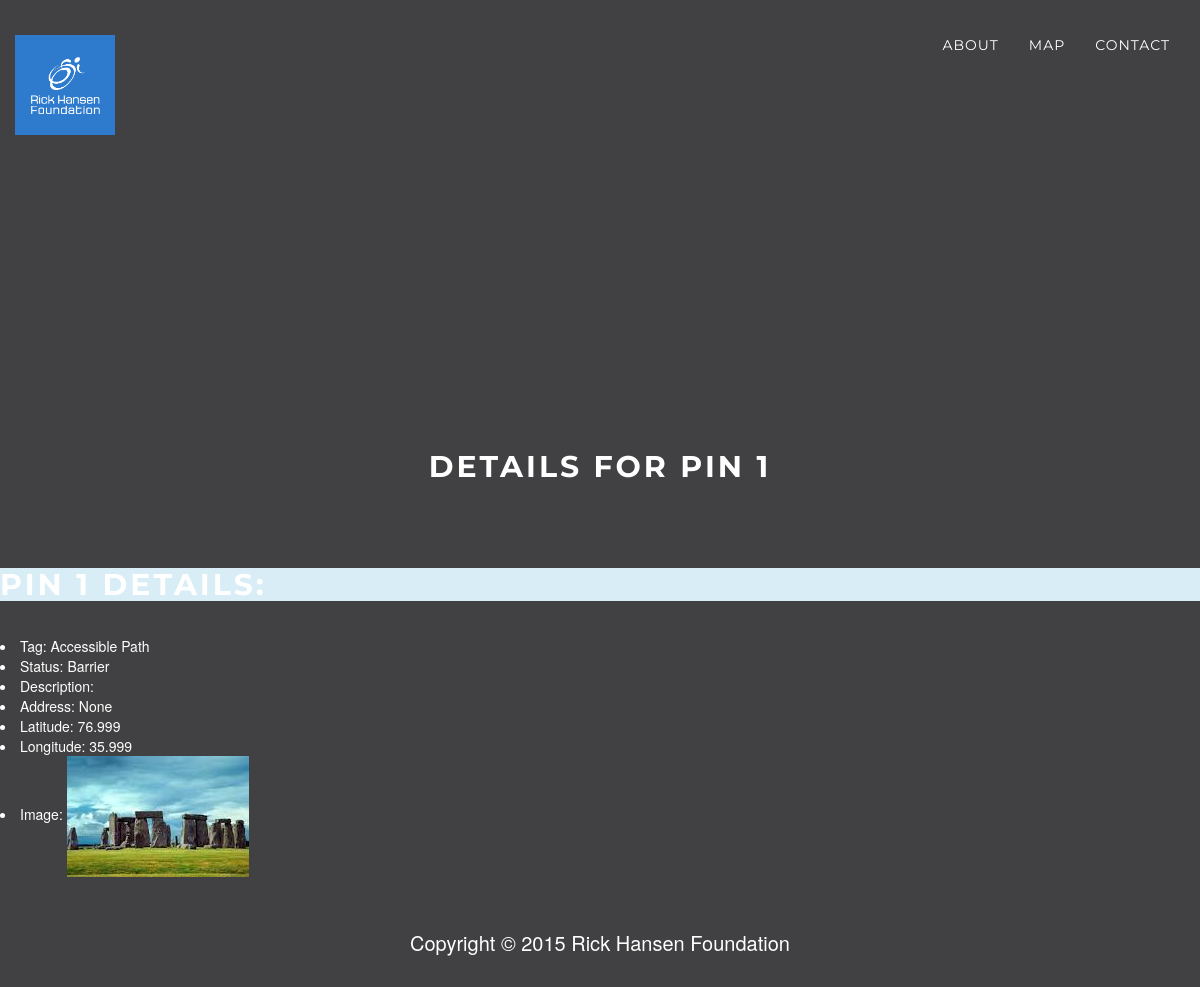
The page /pins/1/ on the database as committed earlier.
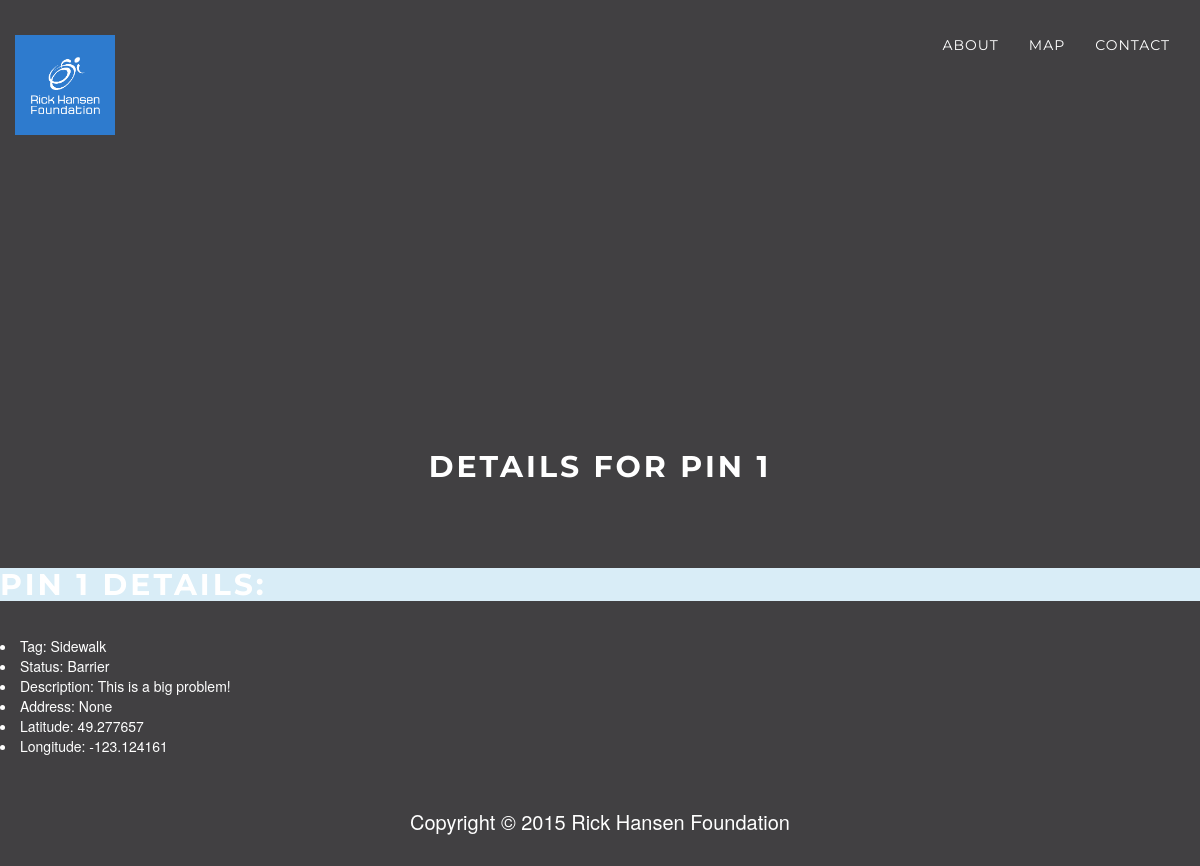
The same page on the database as committed later.
### BarrierBuster/models.py (models this page shows)
class Pin(models.Model):
	Tag_Choice = Tag_Choice = (('Curb Cut', 'Curb Cut'), ('Sidewalk','Sidewalk'), ('Accessible Path','Accessible Path'),
		('Transit', 'Transit'), ('Public Elevator', 'Public Elevator'), ('Accessible Washroom', 'Accessible Washroom'),
		('Customer Service', 'Customer Service'), ('Accessible Entrance', 'Accessible Entrance'), ('Automatic Door', 'Automatic Door'),
		('Traffic Light Timing', 'Traffic Light Timing'), ('Traffic Light Low Sound', 'Traffic Light Low Sound'),
		('Accessible Parking', 'Accessible Parking'), ('Establishment Policy', 'Establishment Policy'), ('Other', 'Other'))
	Status_Choice = (('Barrier','Barrier'),('In Progress','In Progress'),('Resolved', 'Resolved'),('Best Practice','Best Practice'))
	tag = models.CharField(max_length=50, choices=Tag_Choice, blank=False, default='Accessible Path')
	status = models.CharField(max_length=20, choices=Status_Choice, blank=False, default='Barrier')
	description = models.TextField(max_length=500, null=True, blank=True)
	date_created = models.DateTimeField(blank=True, null=True)
	date_updated = models.DateTimeField(blank=True, null=True)
	address = models.TextField(max_length=500, null=True, blank=True)
	location_latitude = models.FloatField(blank=False)
	location_longitude = models.FloatField(blank=False)
	img = models.ImageField(upload_to='static/images/', blank=True, null=True)

### BarrierBuster/views.py (the view)
# urls.py: url(r'^pins/(?P<pin_id>\d+)/$', views.pinDetail, name='pindetail'),
def pinDetail(request, pin_id):
	pin = get_object_or_404(Pin, pk=pin_id)
	data = serializers.serialize('json', Pin.objects.filter(pk=pin_id))
	if pin.img:
		return render(request, 'BarrierBuster/pin_detail.html', {'allPins': data, 'pin': pin, 'image_path': settings.STATIC_URL + pin.img.url[7:]})
	else:
		return render(request, 'BarrierBuster/pin_detail.html', {'allPins': data, 'pin': pin})

### templates/BarrierBuster/pin_detail.html (shortened to what this page needs)
<!DOCTYPE html>
<html lang="en">
<head>
    <link href="/static/css/bootstrap.min.css" rel="stylesheet">
    <link href="/static/css/grayscale.css" rel="stylesheet">
    <link href="/static/font-awesome/css/font-awesome.min.css" rel="stylesheet" type="text/css">
</head>
<body id="page-top" data-spy="scroll" data-target=".navbar-fixed-top">
    <nav class="navbar navbar-custom navbar-fixed-top" role="navigation">
        <div class="container">
            <div class="navbar-header">
                <a class="navbar-brand page-scroll" href="{% url 'BarrierBuster:index' %}">
                    <img class = "rHlogo" src="/static/img/RickHansen_Logo.png"></img>
                </a>
            </div>
            <div class="collapse navbar-collapse navbar-right navbar-main-collapse">
                <ul class="nav navbar-nav">
                    <li>
                        <a class="page-scroll" href="{% url 'BarrierBuster:index' %}#about">About</a>
                    </li>
                    <li>
                        <a class="page-scroll" href="{% url 'BarrierBuster:index' %}#map">Map</a>
                    </li>
                    <li>
                        <a class="page-scroll" href="{% url 'BarrierBuster:index' %}#contact">Contact</a>
                    </li>
                </ul>
            </div>
        </div>
    </nav>
    <div id="map"></div>
    <div class="container text-center" style="padding-top: 50px; padding-bottom: 50px">
    <h2>Details for pin {{pin.id}} </h2>
    </div>
    <div id="pinlist">
        <h2 class="bg-info"> Pin {{pin.id}} Details:</h2>
        <li>Tag: {{pin.tag}}</ls>
        <li>Status: {{pin.status}}</li>
        <li>Description: {{pin.description}}</li>
        <li>Address: {{pin.address}}</li>
        <li>Latitude: {{pin.location_latitude}}</li>
        <li>Longitude: {{pin.location_longitude}}</li>
        {% if pin.img %}
        <li>Image: <img src='{{image_path}}'></li>
        {% endif %}
    </div>
    <footer>
        <div class="container text-center">
            <p>Copyright &copy; 2015 Rick Hansen Foundation</p>
        </div>
    </footer>
</body>
</html>

### static/css/grayscale.css (style rules this page uses)
body { width: 100%; height: 100%; font-family: Lora,"Helvetica Neue",Helvetica,Arial,sans-serif; color: #fff; background-color: #414042; }
html { width: 100%; height: 100%; }
h1, h2, h3, h4, h5, h6 { margin-bottom: 0em; margin: 0 0 35px; text-transform: uppercase; font-family: Montserrat,"Helvetica Neue",Helvetica,Arial,sans-serif; font-weight: 700; letter-spacing: 3px; font-size: 15; }
p { margin-top: 0em; margin: 0 0 25px; font-size: 18px; line-height: 1.5; }
@media (min-width:768px) { p { margin: 0 0 35px; font-size: 20px; line-height: 1.6; } }
a { color: #42dca3; -webkit-transition: all .2s ease-in-out; -moz-transition: all .2s ease-in-out; transition: all .2s ease-in-out; }
.navbar-custom { margin-bottom: 0; border-bottom: 1px solid rgba(255,255,255,.3); text-transform: uppercase; font-family: Montserrat,"Helvetica Neue",Helvetica,Arial,sans-serif; background-color: #000; }
.navbar-custom .navbar-brand { font-weight: 700; }
.navbar-custom a { color: #fff; }
.navbar-custom .nav li a { -webkit-transition: background .3s ease-in-out; -moz-transition: background .3s ease-in-out; transition: background .3s ease-in-out; }
@media (min-width:768px) { .navbar-custom { padding: 20px 0; border-bottom: 0; letter-spacing: 1px; background: 0 0; -webkit-transition: background .5s ease-in-out,padding .5s ease-in-out; -moz-transition: background .5s ease-in-out,padding .5s ease-in-out; transition: background .5s ease-in-out,padding .5s ease-in-out; } }
.rHlogo { height: 100px; width: 100px; margin: 0px; }
#map { width: 100%; height: 200px; margin-top: 100px; }
@media (min-width:767px) { #map { height: 400px; margin-top: 0px; } }
footer { padding: 50px 0; }
footer p { margin: 0; }
body { webkit-tap-highlight-color: rgba(255,255,255,.2); }
.container { width: 100%; }

Rows that differ between the two databases and show on the page:
changed Pin "Barrier": tag "Accessible Path" → "Sidewalk"; description (not shown) → "This is a big problem!"; location_latitude "76.999" → "49.277657"; location_longitude "35.999" → "-123.124161"
Other text that changed with them:
text no longer shown: "Image:"
